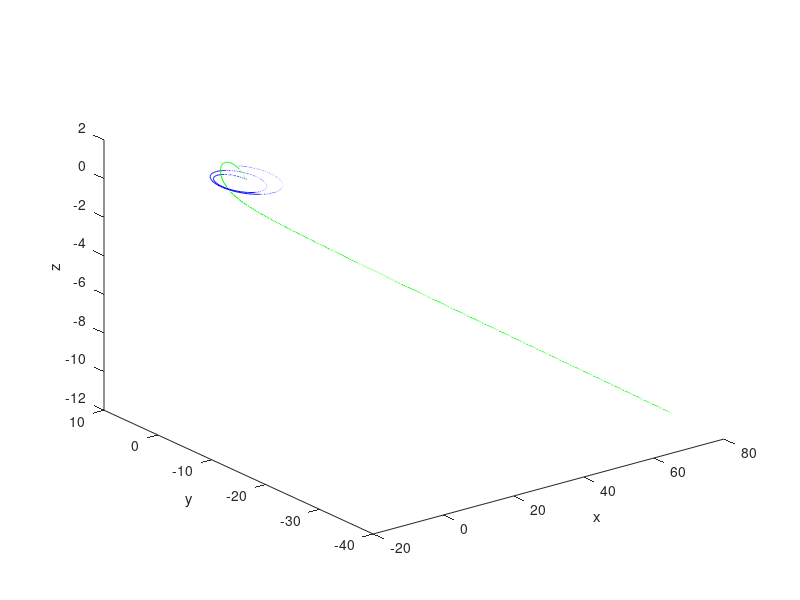

Write the MATLAB code that produced this figure.
clc
clear all;
% Constante de gravitación universal
G = 4*pi^2;

% Masa 1, 2 y 3
m1 = 1;
m2 = 9.5e-4;
m3 = 2.8e-8;

% Constantes
k1 = G*m1;
k2 = G*m2;
k3 = G*m3;

n = 500;
t = linspace(0,20,n);
dt = t(2)-t(1);

% Vectores

% Masa 1

x1 = zeros(length(n),1);
y1 = zeros(length(n),1);
z1 = zeros(length(n),1);
vx1 = zeros(length(n),1);
vy1 = zeros(length(n),1);
vz1 = zeros(length(n),1);
ax1 = zeros(length(n),1);
ay1 = zeros(length(n),1);
az1 = zeros(length(n),1);

% Masa 2

x2 = zeros(length(t),1);
y2 = zeros(length(t),1);
z2 = zeros(length(t),1);
vx2 = zeros(length(t),1);
vy2 = zeros(length(t),1);
vz2 = zeros(length(t),1);
ax2 = zeros(length(t),1);
ay2 = zeros(length(t),1);
az2 = zeros(length(t),1);

% Masa 3

x3 = zeros(length(t),1);
y3 = zeros(length(t),1);
z3 = zeros(length(t),1);
vx3 = zeros(length(t),1);
vy3 = zeros(length(t),1);
vz3 = zeros(length(t),1);
ax3 = zeros(length(t),1);
ay3 = zeros(length(t),1);
az3 = zeros(length(t),1);

% Distancia entre los cuerpos

r12 = zeros(length(t),1);
r13 = zeros(length(t),1);
r23 = zeros(length(t),1);

% Condiciones iniciales

% Distancias

x1(1) = 0;
y1(1) = 0;
z1(1) = 0;

x2(1) = 5.23;
y2(1) = 0;
z2(1) = 0;

x3(1) = 5.303;
y3(1) = 0.02;
z3(1) = 0.02;

% Velocidades
vx1(1) = 0;
vy1(1) = 0;
vz1(1) = 0;

vx2(1) = 0;
vy2(1) = 2.7366;
vz2(1) = 0;

vx3(1) = -0.3;
vy3(1) = 2.1;
vz3(1) = 0;

% Distancias entre cuerpos 

r12(1) = ((x2(1)-x1(1))^2 + (y2(1)-y1(1))^2 + (z2(1)-z1(1))^2)^(1/2);
r13(1) = ((x3(1)-x1(1))^2 + (y3(1)-y1(1))^2 + (z3(1)-z1(1))^2)^(1/2);
r23(1) = ((x3(1)-x2(1))^2 + (y3(1)-y2(1))^2 + (z3(1)-z2(1))^2)^(1/2);

% Aceleraciones

ax1(1) = k2/r12(1)^3 * (x2(1)-x1(1)) + k3/r13(1)^3 * (x3(1)-x1(1));
ay1(1) = k2/r12(1)^3 * (y2(1)-y1(1)) + k3/r13(1)^3 * (y3(1)-y1(1));
az1(1) = k2/r12(1)^3 * (z2(1)-z1(1)) + k3/r13(1)^3 * (z3(1)-z1(1));

ax2(1) = -((k1/r12(1)^3 * (x2(1)-x1(1)) + k3/r23(1)^3 * (x3(1)-x2(1))));
ay2(1) = -((k1/r12(1)^3 * (y2(1)-y1(1)) + k3/r23(1)^3 * (y3(1)-y2(1))));
az2(1) = -((k1/r12(1)^3 * (z2(1)-z1(1)) + k3/r23(1)^3 * (z3(1)-z2(1))));

ax3(1) = -(k1/r13(1)^3 * (x3(1)-x1(1))) + k2/r23(1)^3 * (x3(1)-x2(1));
ay3(1) = -(k1/r13(1)^3 * (y3(1)-y1(1))) + k2/r23(1)^3 * (y3(1)-y2(1));
az3(1) = -(k1/r13(1)^3 * (z3(1)-z1(1))) + k2/r23(1)^3 * (z3(1)-z2(1));


for i = 1:length(t)-1
    
    x1(i+1) = x1(i) + vx1(i)*dt + (0.5).*(dt^2)*ax1(i);
    y1(i+1) = y1(i) + vy1(i)*dt + (0.5).*(dt^2)*ay1(i);
    z1(i+1) = z1(i) + vz1(i)*dt + (0.5).*(dt^2)*az1(i);
    
    x2(i+1) = x2(i) + dt*vx2(i) + (0.5).*(dt^2)*ax2(i);
    y2(i+1) = y2(i) + dt*vy2(i) + (0.5).*(dt^2)*ay2(i);
    z2(i+1) = z2(i) + dt*vz2(i) + (0.5).*(dt^2)*az2(i);
    
    x3(i+1) = x3(i) + dt*vx3(i) + (0.5).*(dt^2)*ax3(i);
    y3(i+1) = y3(i) + dt*vy3(i) + (0.5).*(dt^2)*ay3(i);
    z3(i+1) = z3(i) + dt*vz3(i) + (0.5).*(dt^2)*az3(i);
    
    r12(i+1) = ((x2(i+1)-x1(i+1))^2 + (y2(i+1)-y1(i+1))^2 + (z2(i+1)-z1(i+1))^2)^(1/2);
    r13(i+1) = ((x3(i+1)-x1(i+1))^2 + (y3(i+1)-y1(i+1))^2 + (z3(i+1)-z1(i+1))^2)^(1/2);
    r23(i+1) = ((x3(i+1)-x2(i+1))^2 + (y3(i+1)-y2(i+1))^2 + (z3(i+1)-z2(i+1))^2)^(1/2);
   
    ax1(i+1) = (k2/r12(i+1)^3) * (x2(i+1)-x1(i+1)) + (k3/r13(i+1)^3) * (x3(i+1)-x1(i+1));
    ay1(i+1) = (k2/r12(i+1)^3) * (y2(i+1)-y1(i+1)) + (k3/r13(i+1)^3) * (y3(i+1)-y1(i+1));
    az1(i+1) = (k2/r12(i+1)^3) * (z2(i+1)-z1(i+1)) + (k3/r13(i+1)^3) * (z3(i+1)-z1(i+1));
    
    ax2(i+1) = -((k1/r12(i+1)^3) * (x2(i+1)-x1(i+1)) + (k3/r23(i+1)^3) * (x3(i+1)-x2(i+1)));
    ay2(i+1) = -((k1/r12(i+1)^3) * (y2(i+1)-y1(i+1)) + (k3/r23(i+1)^3) * (y3(i+1)-y2(i+1)));
    az2(i+1) = -((k1/r12(i+1)^3) * (z2(i+1)-z1(i+1)) + (k3/r23(i+1)^3) * (z3(i+1)-z2(i+1)));
    
    ax3(i+1) = -(k1/r13(i+1)^3) * (x3(i+1)-x1(i+1)) + (k2/r23(i+1)^3) * (x3(i+1)-x2(i+1));
    ay3(i+1) = -(k1/r13(i+1)^3) * (y3(i+1)-y1(i+1)) + (k2/r23(i+1)^3) * (y3(i+1)-y2(i+1));
    az3(i+1) = -(k1/r13(i+1)^3) * (z3(i+1)-z1(i+1)) + (k2/r23(i+1)^3) * (z3(i+1)-z2(i+1));
    
    vx1(i+1) = vx1(i) + dt*(ax1(i) + ax1(i+1));
    vy1(i+1) = vy1(i) + dt*(ay1(i) + ay1(i+1));
    vz1(i+1) = vz1(i) + dt*(az1(i) + az1(i+1));
    
    vx2(i+1) = vx2(i) + dt*(ax2(i) + ax2(i+1));
    vy2(i+1) = vy2(i) + dt*(ay2(i) + ay2(i+1));
    vz2(i+1) = vz2(i) + dt*(az2(i) + az2(i+1));
    
    vx3(i+1) = vx3(i) + dt*(ax3(i) + ax3(i+1));
    vy3(i+1) = vy3(i) + dt*(ay3(i) + ay3(i+1));
    vz3(i+1) = vz3(i) + dt*(az3(i) + az3(i+1));
end

plot3(x1,y1,z1,'r')
hold on
plot3(x2,y2,z2,'b')
hold on
plot3(x3,y3,z3,'g')
xlabel('x')
ylabel('y')
zlabel('z')
